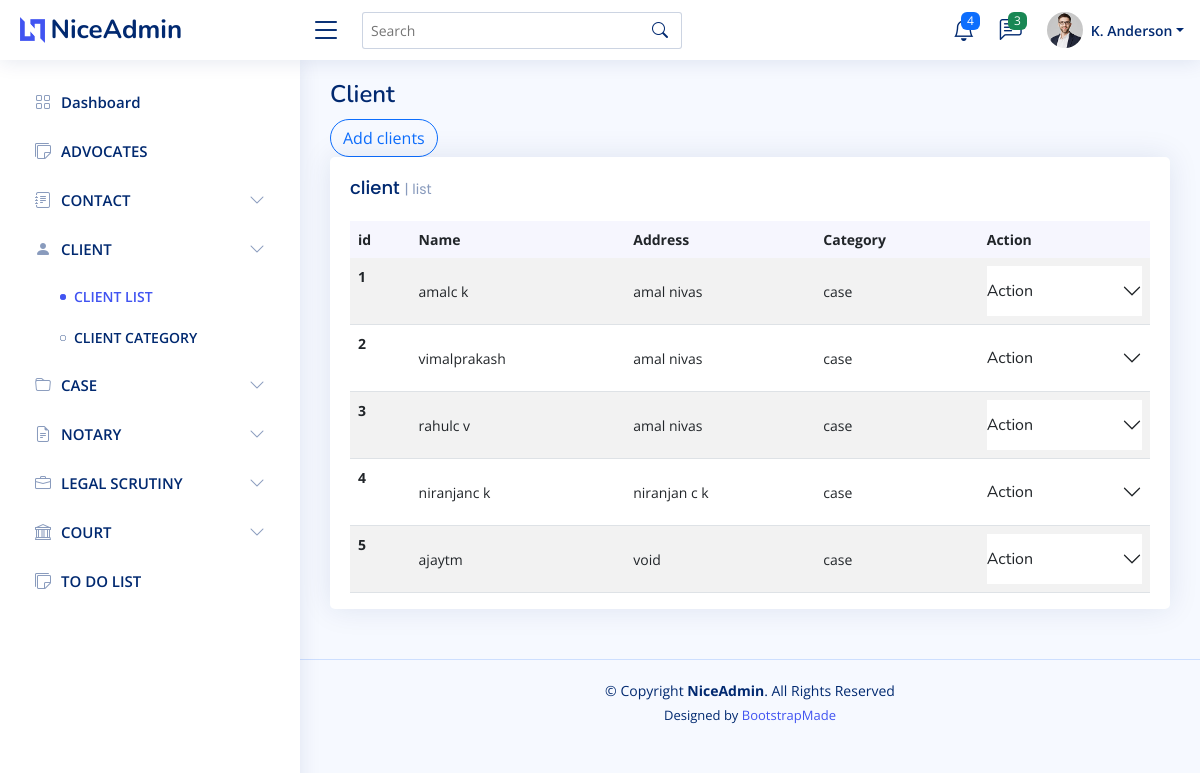
The app's page /client, older data.
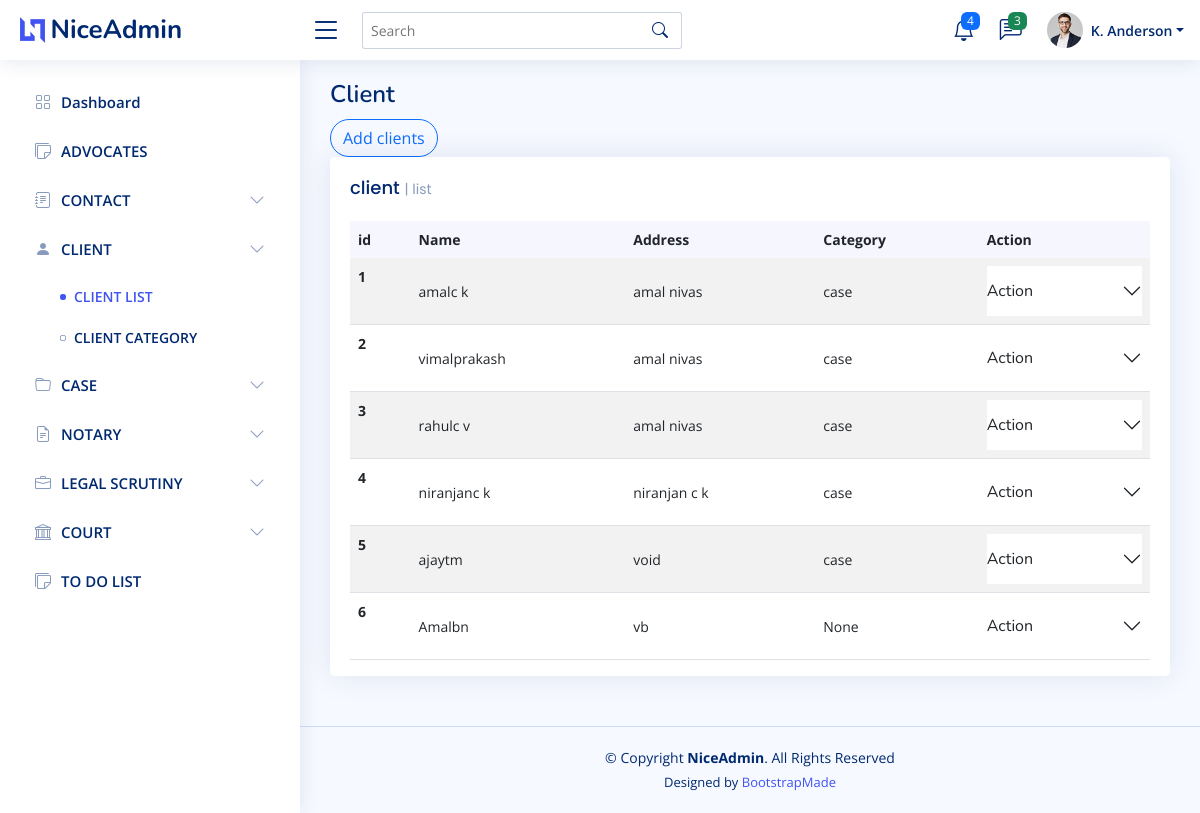
The same page, newer data.
### Admin_user/models.py (models this page shows, shortened)
class client(models.Model):
    First_name=models.CharField(max_length=50)
    Last_name=models.CharField(max_length=50)
    Address=models.ForeignKey(Address,null=True, on_delete=models.SET_NULL)
    Category=models.CharField(max_length=50,null=True)
    is_case=models.BooleanField(default=False)
    phone=models.IntegerField(null=True)
    email=models.CharField(max_length=50,null=True)

class Address(models.Model):
    House_name=models.CharField(max_length=50)
    Place=models.CharField(max_length=50)
    City=models.CharField(max_length=50)
    State=models.ForeignKey(State, on_delete=models.CASCADE)
    district=models.ForeignKey(District, on_delete=models.CASCADE)
    Country=models.CharField(max_length=50)
    Pin=models.IntegerField()
    def __str__(self):
        return self.House_name

### Admin_user/views.py (the view)
# urls.py: path("client",client,name="client"),
def client(request):
    if  (request.user.is_authenticated and check_user_is_admin(request)):
        return redirect("/login")
    context={"title":"Client"}
    context["client"]=True
    context["clients"]=client_model.objects.all()
    return render(request,"admin/client_list.html",context)

### templates/admin/client_list.html (shortened to what this page needs)
{% extends 'admin/main.html' %}
{% block content %} <a type="button" class="btn btn-outline-primary rounded-pill" href="{% url 'add_clients' %}">Add clients</a>
<div class="col-12">
    <div class="card top-selling overflow-auto">
      <div class="card-body pb-0">
          <h5 class="card-title">client <span>| list</span></h5>
          <table class="table table-striped">
            <thead>
              <tr>
                <th class="fw-bold" scope="col">id</th>
                <th class="fw-bold" scope="col">Name</th>
                <th class="fw-bold" scope="col">Address</th>
                <th class="fw-bold" scope="col">Category</th>
                <th class="fw-bold" scope="col">Action</th>
              </tr>
            </thead>
            <tbody>
              {% for i in clients %}
              <tr>
                <th scope="row">{{i.id}}</th>
                <td>{{i.First_name}}{{i.Last_name}} </td>
                <td>{{i.Address}}</td>
                <td >{{i.Category}}</td>
                <td>
                  <div class="accordion accordion-flush" id="accordionFlushExample">
                    <div class="accordion-item">
                      <h2 class="accordion-header" id="flush-headingOne">
                        <button class="accordion-button collapsed" type="button" data-bs-toggle="collapse" data-bs-target="#flush-collapseOne{{i.id}}" aria-expanded="false" aria-controls="flush-collapseOne">
                          Action
                        </button>
                      </h2>
                    </div>
                  </div>
                </td>
              </tr>
              {% endfor %}
            </tbody>
          </table>
        </div>
      </div>
    </div>
{% endblock content %}

Row changes from the older to the newer data that the page shows:
added client: id "6", First_name "Amal", Last_name "bn", Address "vb", Category "None"
